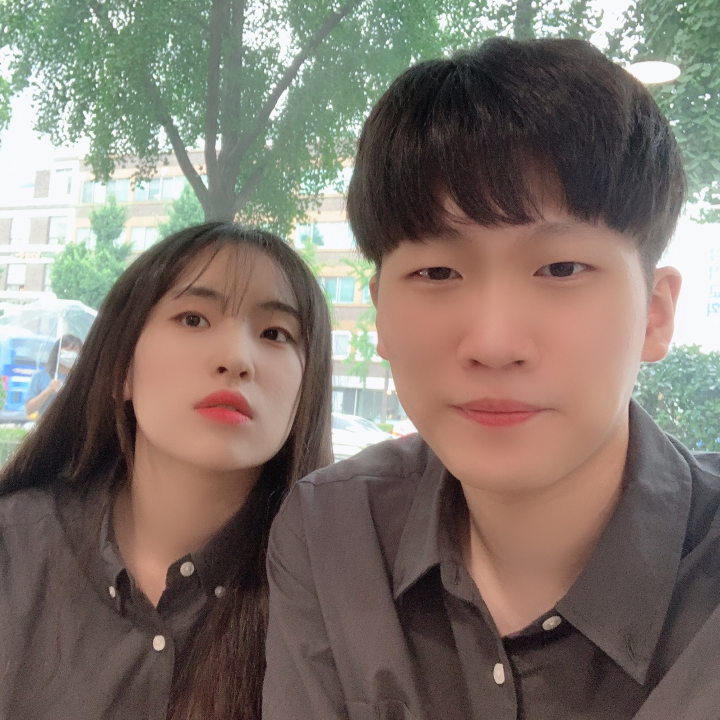
#> input picture app/image.jpg, 1440 x 1440 px (shown at 1/2 size)
$ python -i ai.py   (imports and definitions only)
#> lines starting #> are read from the running program, lines starting #| are printed output that depends on the picture
import cv2
import matplotlib.pyplot as plt
import numpy as np
from PIL import Image
from io import BytesIO
import base64


def show_image(image):
    faceCascade = cv2.CascadeClassifier(cv2.data.haarcascades + 'haarcascade_frontalface_default.xml')
    # image = 'C:/Users/immen/바탕 화면/github/python_web/app/image.jpg'                 #이미지 불러오기 해야함.
    ff = np.frombuffer(image, np.uint8)  # 경로 한글 있으면 에러
    # image = image.astype('uint8')
    image = cv2.imdecode(ff, cv2.IMREAD_UNCHANGED)
    # cv2.imshow("1", image)
    image = cv2.resize(image, dsize=(400, 400), interpolation=cv2.INTER_LINEAR)
    gray = cv2.cvtColor(image, cv2.COLOR_BGR2GRAY)
    # cv2.imshow("2", gray)
    faces = faceCascade.detectMultiScale(gray,
                                         scaleFactor=1.3,  # 이미지 피라미드 스케일 factor
                                         minNeighbors=5,  # 인접 객체 최소 거리 픽셀
                                         minSize=(20, 20)
                                         )


    if len(faces) != 0:
        for (x, y, w, h) in faces:
            cv2.rectangle(image, (x, y), (x + w, y + h), (0, 255, 0), 1)

        if len(cv2.split(image)) <= 3:
            b, g, r = cv2.split(image)
            image = cv2.merge([r, g, b])

        face_list = faces.tolist()
        for i in range(len(faces)):
            face_list[i][2] = face_list[i][0] + face_list[i][2]
            face_list[i][3] = face_list[i][1] + face_list[i][3]

        rawBytes = BytesIO()

        img_buffer = Image.fromarray(image.astype('uint8'))
        img_buffer.save(rawBytes, 'PNG')
        rawBytes.seek(0)
        base64_img = base64.b64encode(rawBytes.read())
        facelen = len(faces)

        crop_img = []
        crop_img_np = []
        for i in range(len(faces)):
            img_buffer = Image.fromarray(image.astype('uint8'))
            crop_img.append(img_buffer.crop((face_list[i][0], face_list[i][1], face_list[i][2], face_list[i][3])))
            print(face_list[i])
            crop_img_np.append(np.array(crop_img[i]))

        rawBytes = [None] * len(faces)
        img_crop = []
        for i in range(len(faces)):
            rawBytes[i] = BytesIO()
            img_buffer = Image.fromarray(crop_img_np[i].astype('uint8'))
            img_buffer.save(rawBytes[i], 'PNG')
            rawBytes[i].seek(0)
            img_crop.append(base64.b64encode(rawBytes[i].read()))

        return base64_img, facelen, face_list, img_crop
    else:
        print("Found {0} faces!".format(len(faces)))
        return 0;


# 멀리 있는 얼굴 인식률 떨어짐 거의 20%..

>>> import cv2
>>> picture = cv2.imread('image.jpg', cv2.IMREAD_GRAYSCALE)
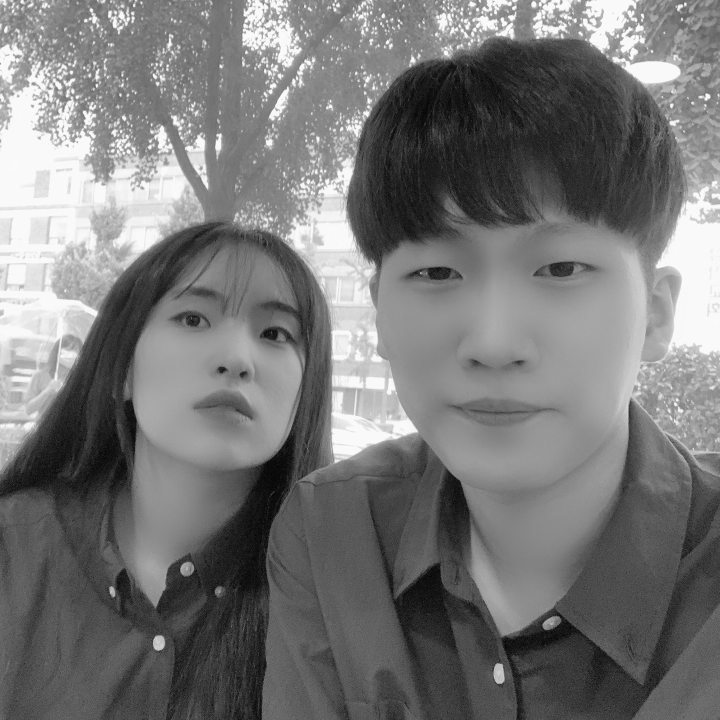
#> picture: shape (1440, 1440) (shown at 1/2 size); min 0, max 255, mean 118.5
#> (the run stopped early here; a loop or call above may not have finished)
